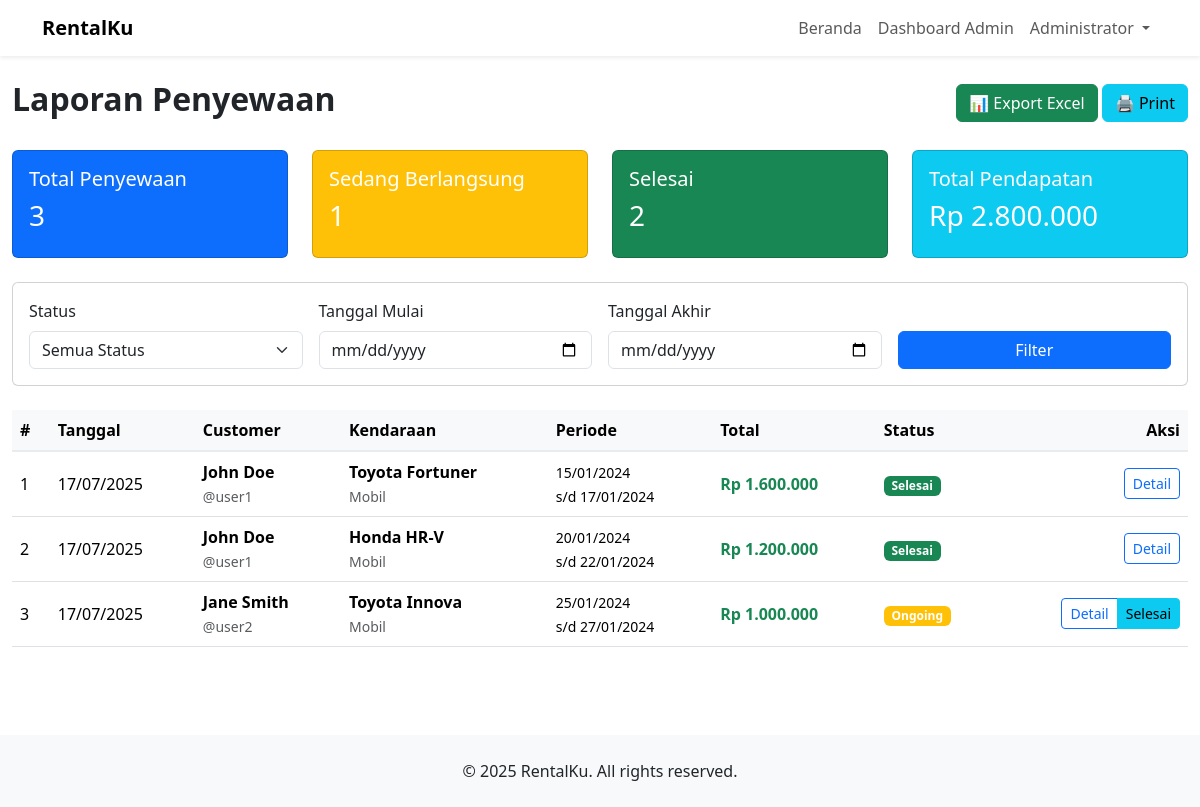
Screenshot of /src/admin/rentals/index.php (signed in) with the database file from the repository.
### tables this page shows
CREATE TABLE rentals (
    id           INT UNSIGNED AUTO_INCREMENT PRIMARY KEY,
    user_id      INT UNSIGNED NOT NULL,
    vehicle_id   INT UNSIGNED NOT NULL,
    rent_date    DATE NOT NULL,
    return_date  DATE NOT NULL,
    total_price  INT UNSIGNED NOT NULL,
    status       ENUM('Dipesan','Ongoing','Selesai','Dibatalkan') DEFAULT 'Dipesan',
    created_at   TIMESTAMP DEFAULT CURRENT_TIMESTAMP,
    CONSTRAINT fk_rentals_users
      FOREIGN KEY (user_id)    REFERENCES users(id),
    CONSTRAINT fk_rentals_vehicles
      FOREIGN KEY (vehicle_id) REFERENCES vehicles(id)
);

CREATE TABLE users (
    id         INT UNSIGNED AUTO_INCREMENT PRIMARY KEY,
    username   VARCHAR(50)  NOT NULL UNIQUE,
    password   VARCHAR(255) NOT NULL,
    full_name  VARCHAR(100) NOT NULL,
    email      VARCHAR(100),
    phone      VARCHAR(20),
    role_id    INT UNSIGNED NOT NULL,
    created_at TIMESTAMP DEFAULT CURRENT_TIMESTAMP,
    CONSTRAINT fk_users_roles
      FOREIGN KEY (role_id) REFERENCES roles(id)
      ON UPDATE CASCADE ON DELETE RESTRICT
);

CREATE TABLE vehicles (
    id            INT UNSIGNED AUTO_INCREMENT PRIMARY KEY,
    brand         VARCHAR(100) NOT NULL,
    model         VARCHAR(100) NOT NULL,
    type_id       INT UNSIGNED NOT NULL,
    price_per_day INT UNSIGNED NOT NULL,
    seats         TINYINT      NOT NULL DEFAULT 1,
    transmission  ENUM('Manual','Automatic') DEFAULT 'Manual',
    fuel          ENUM('Bensin','Diesel','Listrik') DEFAULT 'Bensin',
    image         VARCHAR(255),
    status        ENUM('Tersedia','Disewa','Servis') DEFAULT 'Tersedia',
    created_at    TIMESTAMP DEFAULT CURRENT_TIMESTAMP,
    CONSTRAINT fk_vehicle_type
      FOREIGN KEY (type_id) REFERENCES vehicle_types(id)
);

CREATE TABLE vehicle_types (
    id        INT UNSIGNED AUTO_INCREMENT PRIMARY KEY,
    type_name VARCHAR(50) NOT NULL UNIQUE
);

### src/includes/functions.php (called while the page is built, shortened)
<?php
function h(string $str): string
{
    return htmlspecialchars($str, ENT_QUOTES, 'UTF-8');
}
function rupiah(int|float $n): string
{
    return 'Rp '.number_format($n, 0, ',', '.');
}

### src/admin/rentals/index.php (the view, shortened to what this page needs)
<?php
require_once __DIR__.'/../../includes/db.php';
require_once __DIR__.'/../../includes/functions.php';
$date_from = $_GET['date_from'] ?? '';
$date_to = $_GET['date_to'] ?? '';
$sql = "SELECT r.*, u.username, u.full_name, v.brand, v.model, v.type_id, vt.type_name
        FROM rentals r
        JOIN users u ON u.id = r.user_id
        JOIN vehicles v ON v.id = r.vehicle_id
        JOIN vehicle_types vt ON vt.id = v.type_id";
$params = [];
$sql .= " ORDER BY r.created_at DESC";
$stmt = $pdo->prepare($sql);
$stmt->execute($params);
$rentals = $stmt->fetchAll();
$stats = $pdo->query("SELECT
    COUNT(*) as total,
    COUNT(CASE WHEN status = 'Ongoing' THEN 1 END) as ongoing,
    COUNT(CASE WHEN status = 'Selesai' THEN 1 END) as completed,
    COUNT(CASE WHEN status = 'Dibatalkan' THEN 1 END) as cancelled,
    SUM(CASE WHEN status = 'Selesai' THEN total_price ELSE 0 END) as total_revenue
    FROM rentals")->fetch();
include_once __DIR__.'/../../includes/header.php';
?>
<div class="container-fluid py-4">
    <div class="d-flex justify-content-between align-items-center mb-4">
        <h2 class="fw-bold">Laporan Penyewaan</h2>
        <div>
            <button class="btn btn-success" onclick="exportData()">📊 Export Excel</button>
            <button class="btn btn-info" onclick="printReport()">🖨️ Print</button>
        </div>
    </div>
    <div class="row mb-4">
        <div class="col-md-3">
            <div class="card bg-primary text-white">
                <div class="card-body">
                    <h5>Total Penyewaan</h5>
                    <h3><?= number_format($stats['total']) ?></h3>
                </div>
            </div>
        </div>
        <div class="col-md-3">
            <div class="card bg-warning text-white">
                <div class="card-body">
                    <h5>Sedang Berlangsung</h5>
                    <h3><?= number_format($stats['ongoing']) ?></h3>
                </div>
            </div>
        </div>
        <div class="col-md-3">
            <div class="card bg-success text-white">
                <div class="card-body">
                    <h5>Selesai</h5>
                    <h3><?= number_format($stats['completed']) ?></h3>
                </div>
            </div>
        </div>
        <div class="col-md-3">
            <div class="card bg-info text-white">
                <div class="card-body">
                    <h5>Total Pendapatan</h5>
                    <h3><?= rupiah($stats['total_revenue']) ?></h3>
                </div>
            </div>
        </div>
    </div>
    <div class="card mb-4">
        <div class="card-body">
            <form method="GET" class="row g-3">
                <div class="col-md-3">
                    <label class="form-label">Status</label>
                    <select name="status" class="form-select">
                        <option value="">Semua Status</option>
                    </select>
                </div>
                <div class="col-md-3">
                    <label class="form-label">Tanggal Mulai</label>
                    <input type="date" name="date_from" class="form-control" value="<?= h($date_from) ?>">
                </div>
                <div class="col-md-3">
                    <label class="form-label">Tanggal Akhir</label>
                    <input type="date" name="date_to" class="form-control" value="<?= h($date_to) ?>">
                </div>
                <div class="col-md-3">
                    <label class="form-label">&nbsp;</label>
                    <button type="submit" class="btn btn-primary w-100">Filter</button>
                </div>
            </form>
        </div>
    </div>
    <div class="table-responsive">
        <table class="table table-hover align-middle" id="rentalTable">
            <thead class="table-light">
                <tr>
                    <th>#</th>
                    <th>Tanggal</th>
                    <th>Customer</th>
                    <th>Kendaraan</th>
                    <th>Periode</th>
                    <th>Total</th>
                    <th>Status</th>
                    <th class="text-end">Aksi</th>
                </tr>
            </thead>
            <tbody>
                <?php if(empty($rentals)): ?>
                    <tr>
                        <td colspan="8" class="text-center py-4">
                            <div class="text-muted">Tidak ada data penyewaan</div>
                        </td>
                    </tr>
                <?php else: ?>
                    <?php foreach($rentals as $i => $r): ?>
                    <tr>
                        <td><?= $i + 1 ?></td>
                        <td><?= date('d/m/Y', strtotime($r['created_at'])) ?></td>
                        <td>
                            <div class="fw-bold"><?= h($r['full_name']) ?></div>
                            <small class="text-muted">@<?= h($r['username']) ?></small>
                        </td>
                        <td>
                            <div class="fw-bold"><?= h($r['brand'] . ' ' . $r['model']) ?></div>
                            <small class="text-muted"><?= h($r['type_name']) ?></small>
                        </td>
                        <td>
                            <small>
                                <?= date('d/m/Y', strtotime($r['rent_date'])) ?><br>
                                s/d <?= date('d/m/Y', strtotime($r['return_date'])) ?>
                            </small>
                        </td>
                        <td class="fw-bold text-success"><?= rupiah($r['total_price']) ?></td>
                        <td>
                            <?php
                            $statusClass = match($r['status']) {
                                'Dipesan' => 'bg-info',
                                'Ongoing' => 'bg-warning',
                                'Selesai' => 'bg-success',
                                'Dibatalkan' => 'bg-danger',
                                default => 'bg-secondary'
                            };
                            ?>
                            <span class="badge <?= $statusClass ?>"><?= h($r['status']) ?></span>
                        </td>
                        <td class="text-end">
                            <div class="btn-group btn-group-sm">
                                <button class="btn btn-outline-primary" onclick="viewDetail(<?= $r['id'] ?>)">Detail</button>
                                <?php if($r['status'] == 'Dipesan'): ?>
                                    <button class="btn btn-success" onclick="updateStatus(<?= $r['id'] ?>, 'Ongoing')">Mulai</button>
                                <?php elseif($r['status'] == 'Ongoing'): ?>
                                    <button class="btn btn-info" onclick="updateStatus(<?= $r['id'] ?>, 'Selesai')">Selesai</button>
                                <?php endif; ?>
                            </div>
                        </td>
                    </tr>
                    <?php endforeach; ?>
                <?php endif; ?>
            </tbody>
        </table>
    </div>
</div>
<?php include_once __DIR__.'/../../includes/footer.php'; ?>

### src/assets/css/style.css (style rules this page uses)
.table thead th { border-bottom: 2px solid #e9ecef; }
::placeholder { color: #999; font-style: italic; }

### rows the page displays
rentals: created_at "17/07/2025", user.full_name "John Doe", user.username "user1", vehicle.model "Toyota Fortuner", vehicle_types.type_name "Mobil", rent_date "15/01/2024", return_date "17/01/2024", total_price "Rp 1.600.000", status "Selesai"
rentals: created_at "17/07/2025", user.full_name "John Doe", user.username "user1", vehicle.model "Honda HR‑V", vehicle_types.type_name "Mobil", rent_date "20/01/2024", return_date "22/01/2024", total_price "Rp 1.200.000", status "Selesai"
rentals: created_at "17/07/2025", user.full_name "Jane Smith", user.username "user2", vehicle.model "Toyota Innova", vehicle_types.type_name "Mobil", rent_date "25/01/2024", return_date "27/01/2024", total_price "Rp 1.000.000", status "Ongoing"

### other values shown
$_SESSION['user']['name'] "Administrator"
$stats['total'] "3"
$stats['ongoing'] "1"
$stats['completed'] "2"
rupiah($stats['total_revenue']) "Rp 2.800.000"
